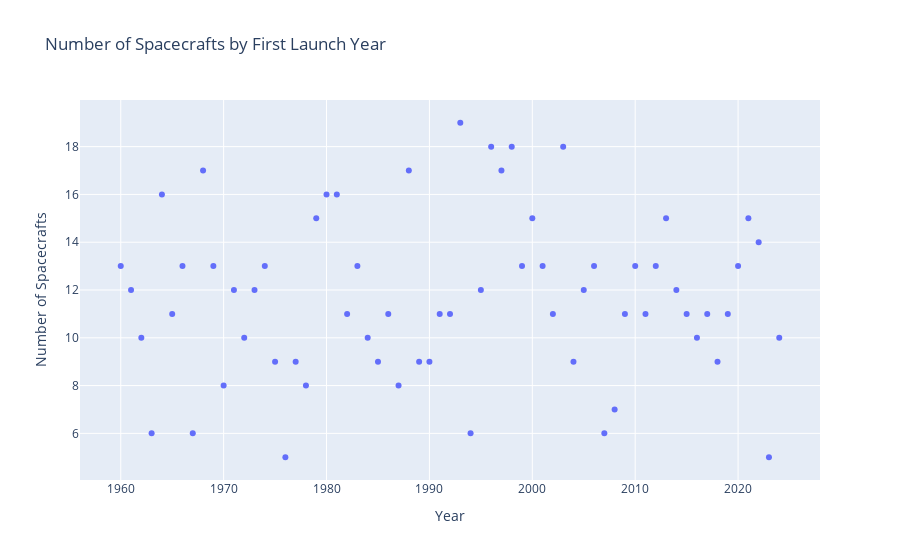

Notebook source saved alongside this figure:
### Code cell
yers = spacecraft['first_launch_year'].value_counts().reset_index()
yers.columns = ['First_Launch', 'Count']

fig = px.scatter(
    yers,
    x='First_Launch',
    y='Count',
    title='Number of Spacecrafts by First Launch Year',
    labels={'First_Launch': 'Year', 'Count': 'Number of Spacecrafts'}
)
fig.show()

### Figure 1 — Plotly figure (JSON) as saved in the notebook; plotly's stock layout.template omitted (floating-point values rounded to 4 significant figures)
{"data": [{"hovertemplate": "Year=%{x}<br>Number of Spacecrafts=%{y}<extra></extra>", "legendgroup": "", "marker": {"color": "#636efa", "symbol": "circle"}, "mode": "markers", "name": "", "orientation": "v", "showlegend": false, "type": "scatter", "x": [1993, 1998, 2003, 1996, 1997, 1988, 1968, 1964, 1980, 1981, 2013, 2021, 1979, 2000, 2022, 2006, 2001, 2010, 2020, 1966, 1960, 2012, 1969, 1983, 1974, 1999, 1961, 1995, 2005, 1973, 2014, 1971, 2019, 2002, 1992, 1965, 2015, 2011, 2017, 1982, 1991, 2009, 1986, 2024, 1984, 1962, 2016, 1972, 1990, 1989, 1985, 2004, 1977, 2018, 1975, 1978, 1987, 1970, 2008, 1963, 1994, 1967, 2007, 1976, 2023], "xaxis": "x", "y": [19, 18, 18, 18, 17, 17, 17, 16, 16, 16, 15, 15, 15, 15, 14, 13, 13, 13, 13, 13, 13, 13, 13, 13, 13, 13, 12, 12, 12, 12, 12, 12, 11, 11, 11, 11, 11, 11, 11, 11, 11, 11, 11, 10, 10, 10, 10, 10, 9, 9, 9, 9, 9, 9, 9, 8, 8, 8, 7, 6, 6, 6, 6, 5, 5], "yaxis": "y"}], "layout": {"legend": {"tracegroupgap": 0}, "title": {"text": "Number of Spacecrafts by First Launch Year"}, "xaxis": {"anchor": "y", "domain": [0, 1], "title": {"text": "Year"}}, "yaxis": {"anchor": "x", "domain": [0, 1], "title": {"text": "Number of Spacecrafts"}}}}
